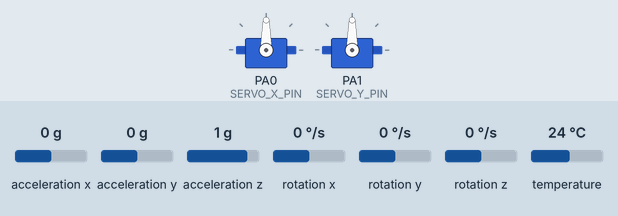
Simulated run of this sketch. Board: STM32 Blue Pill. On the bench: 2 × servo. The test bench sets the inputs (shaded band); at power-on: rotation x 0 °/s, acceleration z 1 g, acceleration x 0 g, acceleration y 0 g, rotation y 0 °/s, rotation z 0 °/s, temperature 24 °C. What the sketch prints to the serial monitor is not drawn.

Above: at 4.4 s.
4.5 s: rotation x set to -192 °/s
At 5.2 s:
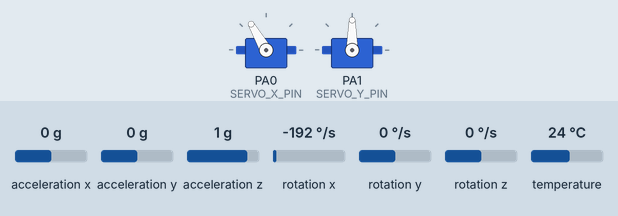
7.5 s: acceleration z set to 0.1 g
9.0 s: acceleration z set to -0.2 g
At 10.0 s:
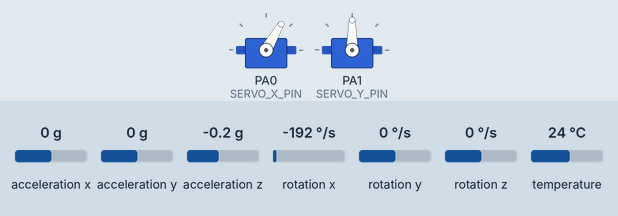
10.5 s: acceleration x set to -1.4 g
At 11.7 s:
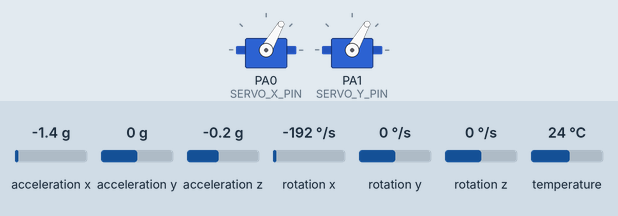
12.0 s: acceleration z set to 0 g
At 12.4 s:
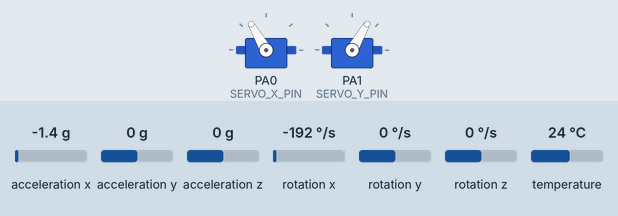
15.0 s: acceleration x set to 0 g
At 15.27 s:
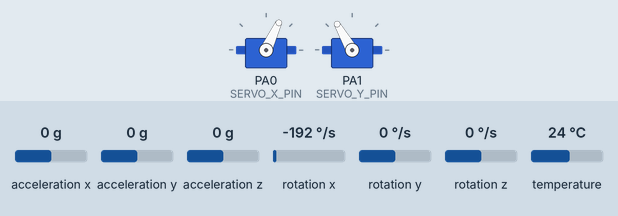
Timing chart, 0 to 19.0 s (numbered marks = the images above; inputs shaded):
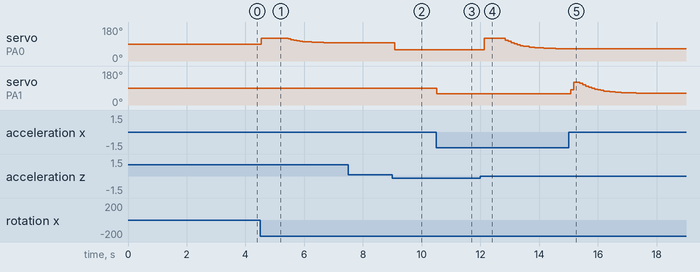

The sketch:

Kalmanfilter+compfilter+pid.ino
```cpp
/*
 =================================================================
 Project:      Project NEAL - STM32 TVC Controller v1
 Author:       [LianMollick]
 Date:         August 10, 2025
 Description:  This is the core control loop for the TVC system.
               It reads orientation from the MPU6050, uses a PID
               controller to calculate corrections, and commands
               two servos within a limited range to stabilize.
               **UPDATE: Added startup calibration to set a 'zero' reference point.**

 WIRING:
  --- MPU6050 ---
  - VCC -> 3.3V on Blue Pill
  - GND -> GND on Blue Pill
  - SDA -> PB7 on Blue Pill
  - SCL -> PB6 on Blue Pill

  --- Servos (CRITICAL: USE EXTERNAL 5V POWER) ---
  - Servo X Signal -> PA0 on Blue Pill
  - Servo Y Signal -> PA1 on Blue Pill
  - Servo Power (+) -> Positive terminal of a separate 5V battery pack
  - Servo Ground (-) -> Negative terminal of battery pack AND a GND pin on the Blue Pill
 =================================================================
*/

// --- Include necessary libraries ---
#include <Wire.h>
#include <Adafruit_MPU6050.h>
#include <Adafruit_Sensor.h>
#include <Servo.h>
#include <PID_v1.h>

// --- Self-Contained Kalman Filter Implementation ---
class SimpleKalmanFilter {
  private:
    float Q_angle = 0.001f;
    float Q_bias = 0.003f;
    float R_measure = 0.03f;
    float angle = 0.0f;
    float bias = 0.0f;
    float P[2][2] = {{0,0},{0,0}};

  public:
    SimpleKalmanFilter() {}

    float getAngle(float newAngle, float newRate, float dt) {
      float rate = newRate - bias;
      angle += dt * rate;
      P[0][0] += dt * (dt * P[1][1] - P[0][1] - P[1][0] + Q_angle);
      P[0][1] -= dt * P[1][1];
      P[1][0] -= dt * P[1][1];
      P[1][1] += Q_bias * dt;
      float S = P[0][0] + R_measure;
      float K[2];
      K[0] = P[0][0] / S;
      K[1] = P[1][0] / S;
      float y = newAngle - angle;
      angle += K[0] * y;
      bias += K[1] * y;
      float P00_temp = P[0][0];
      float P01_temp = P[0][1];
      P[0][0] -= K[0] * P00_temp;
      P[0][1] -= K[0] * P01_temp;
      P[1][0] -= K[1] * P00_temp;
      P[1][1] -= K[1] * P01_temp;
      return angle;
    }

    void setAngle(float newAngle) {
      angle = newAngle;
    }
};

// --- Create objects for our hardware ---
Adafruit_MPU6050 mpu;
Servo servoX;
Servo servoY;
SimpleKalmanFilter kalmanX;
SimpleKalmanFilter kalmanY;

// --- Servo Configuration ---
const int SERVO_X_PIN = PA0;
const int SERVO_Y_PIN = PA1;
const int SERVO_CENTER = 90;
const int SERVO_MIN = 60;
const int SERVO_MAX = 120;
const int PID_OUTPUT_LIMIT = SERVO_CENTER - SERVO_MIN;

// --- PID Controller Setup ---
double Kp = 2.0, Ki = 0.2, Kd = 0.5;
double setpointX = 0, setpointY = 0;
double angleX, angleY;
double correctionX, correctionY;
PID pidX(&angleX, &correctionX, &setpointX, Kp, Ki, Kd, DIRECT);
PID pidY(&angleY, &correctionY, &setpointY, Kp, Ki, Kd, DIRECT);

// --- NEW: Calibration Variables ---
float angleX_offset = 0;
float angleY_offset = 0;

// --- Filter Timing Variables ---
unsigned long timer;

void setup() {
  Serial.begin(115200);
  Serial.println("TVC Controller Initializing...");

  if (!mpu.begin()) {
    Serial.println("FATAL: MPU6050 not found!");
    while (1) delay(10);
  }
  Serial.println("MPU6050 OK!");

  mpu.setGyroRange(MPU6050_RANGE_500_DEG);

  // --- NEW: Startup Calibration Routine ---
  Serial.println("Calibrating MPU6050... Do not move the rocket.");
  delay(1000); // Wait a second

  float totalAngleX = 0;
  float totalAngleY = 0;
  int calibration_reads = 100;

  for (int i = 0; i < calibration_reads; i++) {
    sensors_event_t a, g, temp;
    mpu.getEvent(&a, &g, &temp);
    totalAngleX += atan2(a.acceleration.y, a.acceleration.z) * 180.0 / PI;
    totalAngleY += atan2(-a.acceleration.x, sqrt(a.acceleration.y * a.acceleration.y + a.acceleration.z * a.acceleration.z)) * 180.0 / PI;
    delay(10);
  }

  angleX_offset = totalAngleX / calibration_reads;
  angleY_offset = totalAngleY / calibration_reads;

  Serial.print("Calibration complete. X Offset: "); Serial.print(angleX_offset);
  Serial.print(" | Y Offset: "); Serial.println(angleY_offset);

  servoX.attach(SERVO_X_PIN);
  servoY.attach(SERVO_Y_PIN);
  servoX.write(SERVO_CENTER);
  servoY.write(SERVO_CENTER);
  delay(1000);

  pidX.SetMode(AUTOMATIC);
  pidY.SetMode(AUTOMATIC);
  pidX.SetOutputLimits(-PID_OUTPUT_LIMIT, PID_OUTPUT_LIMIT);
  pidY.SetOutputLimits(-PID_OUTPUT_LIMIT, PID_OUTPUT_LIMIT);

  // Initialize the Kalman Filters with the calibrated starting angle
  kalmanX.setAngle(angleX_offset);
  kalmanY.setAngle(angleY_offset);

  timer = micros();
  Serial.println("Initialization complete. TVC active.");
}

void loop() {
  sensors_event_t a, g, temp;
  mpu.getEvent(&a, &g, &temp);

  float dt = (float)(micros() - timer) / 1000000.0;
  timer = micros();

  float roll_acc = atan2(a.acceleration.y, a.acceleration.z) * 180.0 / PI;
  float pitch_acc = atan2(-a.acceleration.x, sqrt(a.acceleration.y * a.acceleration.y + a.acceleration.z * a.acceleration.z)) * 180.0 / PI;
  float gyroX_rate = g.gyro.x * 180.0 / PI;
  float gyroY_rate = g.gyro.y * 180.0 / PI;

  // Get the absolute filtered angle from the Kalman filter
  float absoluteAngleX = kalmanX.getAngle(roll_acc, gyroX_rate, dt);
  float absoluteAngleY = kalmanY.getAngle(pitch_acc, gyroY_rate, dt);

  // --- NEW: Apply the startup calibration offset to get the relative angle ---
  angleX = absoluteAngleX - angleX_offset;
  angleY = absoluteAngleY - angleY_offset;

  pidX.Compute();
  pidY.Compute();

  int servoX_pos = SERVO_CENTER + correctionX;
  int servoY_pos = SERVO_CENTER + correctionY;

  servoX_pos = constrain(servoX_pos, SERVO_MIN, SERVO_MAX);
  servoY_pos = constrain(servoY_pos, SERVO_MIN, SERVO_MAX);

  servoX.write(servoX_pos);
  servoY.write(servoY_pos);

  // Print the RELATIVE angle
  Serial.print("AngleX: "); Serial.print(angleX, 1);
  Serial.print(" | CorrectionX: "); Serial.print(correctionX, 1);
  Serial.print(" | AngleY: "); Serial.print(angleY, 1);
  Serial.print(" | CorrectionY: "); Serial.println(correctionY, 1);
}
```

Measured:
- the behaviour switches between 0 and -0.1 g on acceleration z (found by bisection; images 1 and 2)
- after the input at 4.5 s, servo on PA0 (SERVO_X_PIN): 90° → 120° at once, → 117° 0.91 s later, → 113° 0.10 s later, → 110° 0.10 s later, … (14 changes in this stretch)
- after the input at 9.0 s, servo on PA0 (SERVO_X_PIN): 96° → 60° after 0.09 s
- after the input at 10.5 s, servo on PA1 (SERVO_Y_PIN): 90° → 60° at once
- after the input at 12.0 s, servo on PA0 (SERVO_X_PIN): 60° → 120° after 0.13 s, → 111° 0.71 s later, → 104° 0.10 s later, → 97° 0.10 s later, … (18 changes in this stretch)
- after the input at 15.0 s, servo on PA1 (SERVO_Y_PIN): rises from 60° to 120° in 0.10 s, then falls to 62° in 2.7 s
